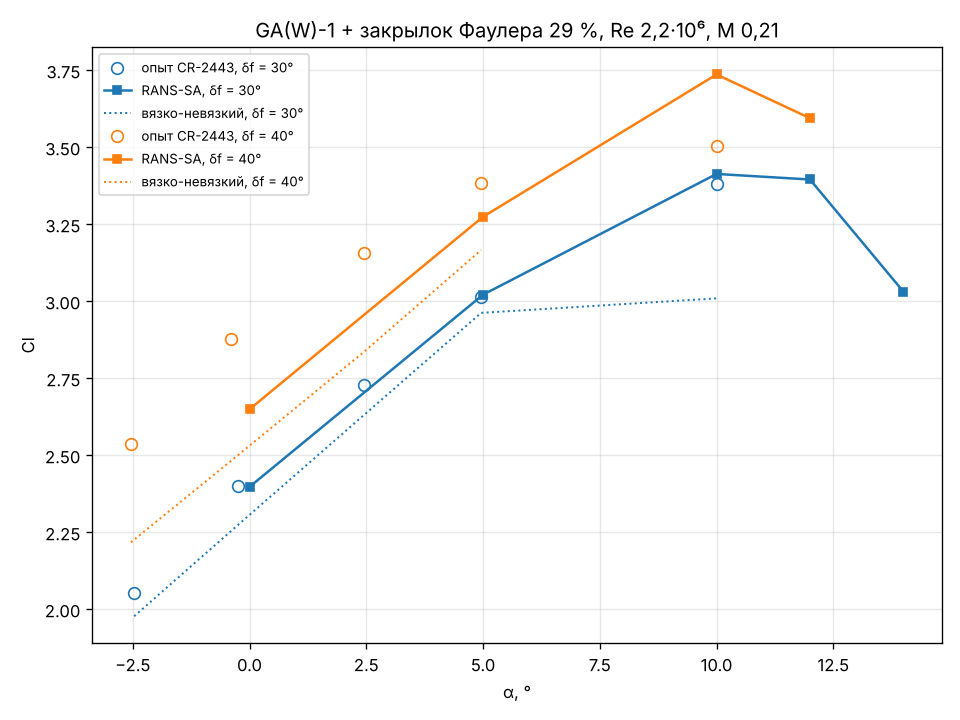

Write the Python code that produced this figure.
"""Проверка RANS (Спаларт–Аллмарас):

1. NACA 0012, M 0,15, Re 6·10⁶ — эталоны NASA Turbulence Modeling Resource
   (CFL3D / FUN3D на сетках до 7·10⁶ ячеек, SA):
       α = 0:  Cd 0,00819 / 0,00812
       α = 10: Cl 1,0909 / 1,0983, Cd 0,01231 / 0,01242
       α = 15: Cl 1,5461, Cd 0,02124 (CFL3D)
2. GA(W)-1 + закрылок Фаулера 29 % (NASA CR-2443): Re 2,2·10⁶, M 0,21,
   δf = 30° и 40°, α до Cl_max.

Запуск: python benchmarks/rans_check.py [naca | gaw30 | gaw40 | all] [--iters 400]
Результат дописывается в benchmarks/rans_check.txt. Время: NACA — минуты на
угол, механизация (40 тыс. ячеек) — 10–60 мин на угол в зависимости от ПК.
"""
from __future__ import annotations

import argparse
import os
import sys
import time
import warnings

import numpy as np

HERE = os.path.dirname(os.path.abspath(__file__))
sys.path.insert(0, os.path.join(HERE, ".."))
sys.path.insert(0, HERE)
warnings.filterwarnings("ignore")

TMR = {0.0: (0.0, 0.00819), 10.0: (1.0909, 0.01231), 15.0: (1.5461, 0.02124)}


def log(line, out):
    print(line, flush=True)
    with open(out, "a", encoding="utf-8") as f:
        f.write(line + "\n")


VERB = False


def naca(iters, out):
    from aero2d.geometry import naca4, repanel
    from aero2d.rans import rans_polar
    af = repanel(naca4("0012", 200), 130)
    t0 = time.time()

    def cb(k, n, it, rn, r):
        if r is not None:
            ref = TMR[r.alpha]
            log(f"NACA 0012  α {r.alpha:5.1f}  Cl {r.cl:.4f} (TMR {ref[0]:.4f})  Cd {r.cd:.5f} "
                f"(TMR {ref[1]:.5f})  Cdp {r.cdp:.5f} Cdf {r.cdf:.5f}  итераций {len(r.residual)} "
                f"{'сошлось' if r.converged else 'НЕ сошлось'}  {time.time() - t0:.0f} с", out)
        return False
    res, mesh = rans_polar([af], [0.0, 10.0, 15.0], 6e6, mach=0.15, callback=cb, max_iter=iters,
                           verbose=VERB)
    log(f"   сетка {mesh.n_cells} ячеек", out)


def gaw(defl, iters, out):
    import gaw1_fowler as G
    from aero2d.rans import mesh_for, rans_polar
    els = G.configuration(defl, n_main=180, n_flap=100)
    e = G.EXP_CL[defl]
    alphas = [0.0, 5.0, 10.0, 12.0, 14.0] if defl < 40 else [0.0, 5.0, 10.0, 12.0]
    mesh = mesh_for(els, 7.5, G.RE)
    log(f"GA(W)-1 + Фаулер δf = {defl}°: сетка {mesh.n_cells} ячеек", out)
    t0 = time.time()

    def cb(k, n, it, rn, r):
        if r is not None:
            ce = np.interp(r.alpha, e[:, 0], e[:, 1], right=np.nan)
            log(f"  α {r.alpha:5.1f}  Cl {r.cl:.3f} (опыт {ce:.3f})  Cd {r.cd:.4f}  Cm {r.cm:.3f}  "
                f"осн. {r.elements[0]['cl']:.3f} закр. {r.elements[1]['cl']:.3f}  "
                f"{'сошлось' if r.converged else 'НЕ сошлось'}  {time.time() - t0:.0f} с", out)
        return False
    rans_polar(els, alphas, G.RE, mach=G.MACH, mesh=mesh, xref=(0.25, 0.0), callback=cb, max_iter=iters,
               verbose=VERB)


def plot(txt):
    """rans_check.png: Cl(α) механизации — опыт, RANS, вязко-невязкий метод."""
    import re
    import matplotlib
    matplotlib.use("Agg")
    import matplotlib.pyplot as plt
    import gaw1_fowler as G
    rans, d = {}, None
    for line in open(txt, encoding="utf-8"):
        m = re.search(r"δf = (\d+)°", line)
        if m:
            d = int(m.group(1))
        m = re.match(r"\s+α\s+([-\d.]+)\s+Cl ([-\d.]+).*(НЕ сошлось|сошлось)", line)
        if m and d is not None:
            rans.setdefault(d, []).append((float(m.group(1)), float(m.group(2)), m.group(3) == "сошлось"))
    vi = {}
    f = os.path.join(HERE, "vs_gaw1_fowler.txt")
    if os.path.exists(f):
        for line in open(f, encoding="utf-8"):
            p = line.split()
            if len(p) >= 8 and p[0].isdigit() and p[-1] == "да":
                vi.setdefault(int(p[0]), []).append((float(p[1]), float(p[3])))
    fig, ax = plt.subplots(figsize=(8, 6))
    for k, dd in enumerate(sorted(rans)):
        c = f"C{k}"
        e = G.EXP_CL[dd]
        ax.plot(e[:, 0], e[:, 1], "o", color=c, mfc="none", ms=7, label=f"опыт CR-2443, δf = {dd}°")
        r = np.array(sorted(rans[dd]), float)
        ax.plot(r[:, 0], r[:, 1], "-s", color=c, ms=5, label=f"RANS-SA, δf = {dd}°")
        bad = r[:, 2] == 0
        if bad.any():
            ax.plot(r[bad, 0], r[bad, 1], "x", color="k", ms=9, label="не установилось" if k == 0 else None)
        if dd in vi:
            v = np.array(vi[dd])
            ax.plot(v[:, 0], v[:, 1], ":", color=c, lw=1.2, label=f"вязко-невязкий, δf = {dd}°")
    ax.set_xlabel("α, °")
    ax.set_ylabel("Cl")
    ax.grid(alpha=0.3)
    ax.legend(fontsize=8)
    ax.set_title("GA(W)-1 + закрылок Фаулера 29 %, Re 2,2·10⁶, M 0,21")
    fig.tight_layout()
    fig.savefig(os.path.join(HERE, "rans_check.png"), dpi=120)


def main():
    ap = argparse.ArgumentParser()
    ap.add_argument("case", nargs="?", default="all", choices=["naca", "gaw30", "gaw40", "all", "plot"])
    ap.add_argument("--iters", type=int, default=400)
    ap.add_argument("-v", "--verbose", action="store_true", help="печатать ход итераций")
    a = ap.parse_args()
    global VERB
    VERB = a.verbose
    out = os.path.join(HERE, "rans_check.txt")
    if a.case == "plot":
        plot(out)
        return
    log(f"--- {time.strftime('%Y-%m-%d %H:%M')}, {os.cpu_count()} логических ядер", out)
    if a.case in ("naca", "all"):
        naca(a.iters, out)
    if a.case in ("gaw30", "all"):
        gaw(30, a.iters, out)
    if a.case in ("gaw40", "all"):
        gaw(40, a.iters, out)


if __name__ == "__main__":
    main()
